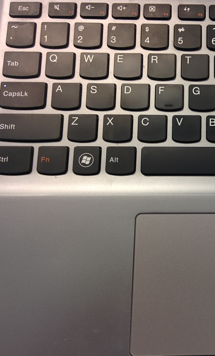
#> input picture Week 01/assignment1/laptop_left.png, 215 x 356 px
$ jupyter execute --allow-errors assignment1.ipynb   (shell and % lines are left out)   (older library calls are emulated)
#> lines starting #> are read from the running program, lines starting #| are printed output that depends on the picture
# Machine Learning and Computer Vision
## Assigment 1

---

Welcome to Oversea Research Program - Machine Learning and Computer Vision. This program will give you a comprehensive introduction to computer vison providing board coverage including low level vision, inferring 3D properties from image, and object recognition. We will be using a varity of tools in this class that will require some initial configuration. To ensure everything smoothly moving forward, we will setup the majority of the tools to be used in this course in this assignment. You will also practice some basic image manipulation techniques. At the end, you will need to export this Ipython notebook as pdf.

### Python

**Python**

We will use the Python programming language for all assignments in this course, with a few popular libraries (numpy, matplotlib). And assignment starters will be given in format of the browser-based Jupyter/Ipython notebook that you are currently viewing. If you have previous knowledge in Matlab, check out the [numpy for Matlab users](https://docs.scipy.org/doc/numpy-dev/user/numpy-for-matlab-users.html) page. The section below will serve as a quick introduction on Numpy and some other libraries.

**Setup Python environment**

We can install Anaconda from the links given below. You can setup your environment using Anaconda for Python 2.7 or 3.6.

The Anaconda versions for Python can be downloaded from the following:

https://www.anaconda.com/download/#linux

https://www.anaconda.com/download/#macos

https://www.anaconda.com/download/#windows

After downloading and installing one of these, one needs to set the /path/to/anaconda2 in $PATH variable.

Then we can run >> jupyter notebook from terminal or use the Anaconda UI.
Otherwise a more "geeky" procedure for Linux users is given here:

https://www.digitalocean.com/community/tutorials/how-to-set-up-a-jupyter-notebook-to-run-ipython-on-ubuntu-16-04.

For submitting your assignments, you can submit your python notebook file with result shown or PDF file. PDF file is needed to setup using LaTex.

Please use nbconvert tool for this. This can be installed from instructions given on:
nbconvert: "conda install nbconvert" (or http://nbconvert.readthedocs.io/en/latest/install.html)
The above link also gives instructions for installing Pandoc and Latex for different OS. Please follow those instructions as installing these might be required for nbconvert.

## Get started with Numpy

Numpy is the fundamental package for scientific computing with Python. It provides a powerful N-dimensional array object and functions for working with these arrays.

### Arrays

[cell 1]
import numpy as np

v = np.array([1, 0, 0])        # a 1d array
print("1d array")
print(v)
print(v.shape)                 # print the size of v
v = np.array([[1], [2], [3]])  # a 2d array
print("\n2d array")
print(v)
print(v.shape)                 # print the size of v, notice the difference
v = v.T                        # transpose of a 2d array

m = np.zeros([2, 3])           # a 2x3 array of zeros
v = np.ones([1, 3])            # a 1x3 array of ones
m = np.eye(3)                  # identity matrix
v = np.random.rand(3, 1)       # random matrix with values in [0, 1]
m = np.ones(v.shape) * 3       # create a matrix from shape

### Array indexing

[cell 2]
import numpy as np

m = np.array([[1, 2, 3], [4, 5, 6]])  # create a 2d array with shape (2, 3)
print("Access a single element")
print(m)
print(m[:2,1:3])

print(m[0, 2])                        # access an element
m[0, 2] = 252                         # a slice of an array is a view into the same data;
print("\nModified a single element")
print(m)                              # this will modify the original array

print("\nAccess a subarray")
print(m[1, :])                        # access a row (to 1d array)
print(m[1:, :])                       # access a row (to 2d array)
print("\nTranspose a subarray")
print(m[1, :].T)                      # notice the difference of the dimension of resulting array
print(m[1:, :].T)                     # this will be helpful if you want to transpose it later

# Boolean array indexing
# Given a array m, create a new array with values equal to m
# if they are greater than 0, and equal to 0 if they less than or equal 0

m = np.array([[3, 5, -2], [5, -1, 0]])
n = np.zeros(m.shape)
n[m > 0] = m[m > 0]
print("\nBoolean array indexing")
print(n)

### Operations on array
**Elementwise Operations**

[cell 3]
import numpy as np

a = np.array([[1, 2, 3], [2, 3, 4]], dtype=np.float64)
print(a * 2)                                            # scalar multiplication
print(a / 4)                                            # scalar division
print(np.round(a / 4))
print(np.power(a, 2))
print(np.log(a))


b = np.array([[5, 6, 7], [5, 7, 8]], dtype=np.float64)
print(a + b)                                            # elementwise sum
print(a - b)                                            # elementwise difference
print(a * b)                                            # elementwise product
print(a / b)                                            # elementwise division

**Vector Operations**

[cell 4]
import numpy as np

a = np.array([[1, 2], [3, 4]])
print("sum of array")
print(np.sum(a))                # sum of all array elements
print(np.sum(a, axis=0))        # sum of each column
print(np.sum(a, axis=1))        # sum of each row
print("\nmean of array")
print(np.mean(a))               # mean of all array elements
print(np.mean(a, axis=0))       # mean of each column
print(np.mean(a, axis=1))       # mean of each row

**Matrix Operations**

[cell 5]
import numpy as np

a = np.array([[1, 2], [3, 4]])
b = np.array([[5, 6], [7, 8]])
print("matrix-matrix product")
print(a.dot(b))                 # matrix product
print(a.T.dot(b.T))

x = np.array([1, 2])
print("\nmatrix-vector product")
print(a.dot(x))                 # matrix / vector product

### SciPy image operations

SciPy builds on the Numpy array object and provides a large number of functions useful for scientific and engineering applications. We will show some examples of image operation below which are useful for this class.

[cell 6]
from imageio import imread, imsave
import numpy as np

#> (the rest of this cell did not finish here and is left out)

### Matplotlib

Matplotlib is a plotting library. We will use it to show result in this assignment.

[cell 7]
# this line prepares IPython for working with matplotlib

import numpy as np
import matplotlib.pyplot as plt
import math

x = np.arange(-24, 24) / 24. * math.pi
#> x = 48 values from -3.14 to 3.01
plt.plot(x, np.sin(x))
plt.xlabel('radians')
plt.ylabel('sin value')
plt.title('dummy')

plt.show()
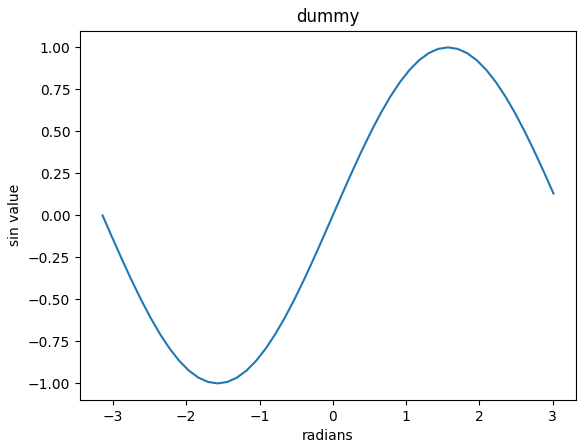
#> figure drawn by matplotlib, 1 panel; curve peaks at x = 1.57, y = 1

[cell 8]
# images and subplot
import numpy as np
from imageio import imread
import matplotlib.pyplot as plt

#> (the rest of this cell did not finish here and is left out)

This breif overview introduces many basic functions from a few popular libraries, but is far from complete. Check out the documentations for [Numpy](https://docs.scipy.org/doc/numpy/reference/), [Scipy](https://docs.scipy.org/doc/scipy/reference/) and [Matplotlib](https://matplotlib.org/) to find out more.

---

## Problem 1 Function

[cell 9]
# This is the most basis practices in Python.
# Please print'Welcome to Oversea Rearch Program for Computer Vision'
# to complete this problem.

import numpy as np

def fcn():
    print("Welcome to Oversea Research Program for Computer Vision")

[cell 10]
# test the function
fcn()

## Problem 2 Matrix Manipulation

[cell 11]
import numpy as np

A = np.array([[2, 59, 2, 5], [41, 11, 0, 4], [18, 2, 3, 9], [6, 23, 27, 10], [5, 8, 5, 1]])
#> A = [[2, 59, 2, 5], [41, 11, 0, 4], [18, 2, 3, 9], [6, 23, 27, 10], [5, 8, 5, 1]]
B = np.array([[0, 1, 0, 1], [0, 1, 1, 1], [0, 0, 0, 1], [1, 1, 0, 1], [0, 1, 0, 0]])
C = np.multiply(A,B)
#> C = [[0, 59, 0, 5], [0, 11, 0, 4], [0, 0, 0, 9], [6, 23, 0, 10], [0, 8, 0, 0]]
C_2nd_row_and_5th_row_inner_product = np.dot(C[1,:],C[4,:])
#> C_2nd_row_and_5th_row_inner_product = 88
print(np.where(C==np.min(C)))
#| (array([0, 0, 1, 1, 2, 2, 2, 3, 4, 4, 4]), array([0, 2, 0, 2, 0, 1, 2, 2, 0, 2, 3]))
print(np.where(C==np.max(C)))
#| (array([0]), array([1]))
D = C[1:, :]
#> D = [[0, 11, 0, 4], [0, 0, 0, 9], [6, 23, 0, 10], [0, 8, 0, 0]]
D = D[1:, :]
#> D = [[0, 0, 0, 9], [6, 23, 0, 10], [0, 8, 0, 0]]

print(A[1][2])
#| 0

print(round(33/2))

## Problem 3 Keyboard Conundrum

In problem, you will create a function merge(img1, img2, ncols) that horizontally concatenates two perfectly aligned images. (laptop_left.png and laptop_right.png).

(Note: Print out dimension of the image, if the heigh of img1 and img2 are the same, you can directly merge two image together. When you directly merge you may see overlapped part, the overlapped part need to be removed.)

The third argument ncols specifies the number of columns that must be deleted before the images are merged.

[

Note: Image format:

Colored image has 3 layers (3D matrix), they are RGB layer, represent red, green and blue layer.

Gray Scale image and Binary image has only one layer (2D matrix).

Gray Scale image has pixel intensity from 0 to 255 levels, total 256 pixel intensity.

Binary image only has black and white pixel.

]

[cell 12]
import numpy as np
from imageio import imread
import matplotlib.pyplot as plt
from scipy.sparse import coo_matrix, hstack

def merge(img1, img2):
    length_img1 = img1.shape[1]
    length_img2 = img2.shape[1]
    if(img1.shape[0] != img2.shape[0]):
        return None
    else:
        ncols = 0
        for i in range(0, length_img1):
            if ((img1[:, i] == img2[:, 0]).all()):
                ncols = length_img1 - i
        img1_without_overlap = img1[:,:-ncols]
        img = np.concatenate((img1_without_overlap,img2),axis=1)
    return img

#Import image here
left = imread('laptop_left.png')
#> left is the input picture: shape (356, 215, 3); mean R, G, B 116.7, 108.5, 103.6
right = imread('laptop_right.png')
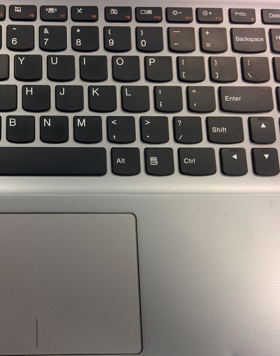
#> input picture Week 01/assignment1/laptop_right.png, 280 x 356 px
#> right is the input picture: shape (356, 280, 3); mean R, G, B 117.4, 112.3, 107.4


# function call
# Plot output image
whole = merge(left,right)
#> in merge, `img1_without_overlap = img1[:,:-ncols]`:
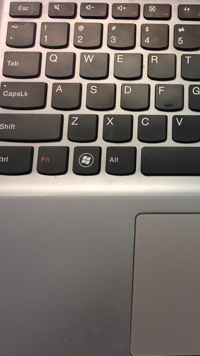
#> img1_without_overlap: shape (356, 200, 3); mean R, G, B 117.6, 109.1, 104.2
#> in merge, `img = np.concatenate((img1_without_overlap,img2),axis=1)`:
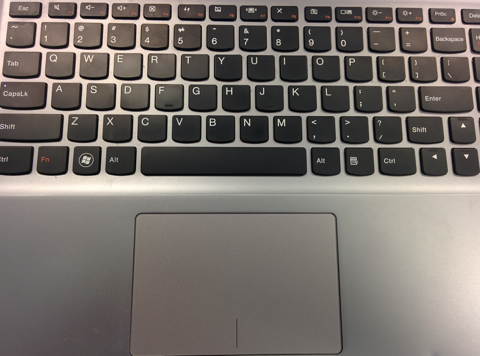
#> img: shape (356, 480, 3); mean R, G, B 117.5, 111, 106.1
plt.imshow(whole)
